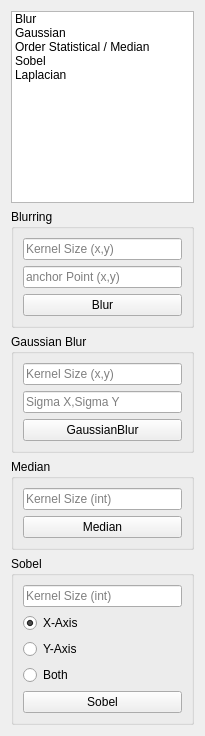
        <widget class="QWidget" name="scrollAreaWidgetContents_9">
         <property name="geometry">
          <rect>
           <x>0</x>
           <y>0</y>
           <width>205</width>
           <height>700</height>
          </rect>
         </property>
         <layout class="QVBoxLayout" name="verticalLayout_8">
          <item>
           <widget class="QListWidget" name="listWidget">
            <property name="sizePolicy">
             <sizepolicy hsizetype="Expanding" vsizetype="Minimum">
              <horstretch>0</horstretch>
              <verstretch>0</verstretch>
             </sizepolicy>
            </property>
            <property name="editTriggers">
             <set>QAbstractItemView::CurrentChanged|QAbstractItemView::DoubleClicked|QAbstractItemView::EditKeyPressed</set>
            </property>
            <property name="resizeMode">
             <enum>QListView::Fixed</enum>
            </property>
            <property name="layoutMode">
             <enum>QListView::SinglePass</enum>
            </property>
            <property name="viewMode">
             <enum>QListView::ListMode</enum>
            </property>
            <property name="uniformItemSizes">
             <bool>false</bool>
            </property>
            <property name="batchSize">
             <number>1</number>
            </property>
            <property name="wordWrap">
             <bool>false</bool>
            </property>
            <property name="selectionRectVisible">
             <bool>true</bool>
            </property>
            <item>
             <property name="text">
              <string>Blur</string>
             </property>
            </item>
            <item>
             <property name="text">
              <string>Gaussian</string>
             </property>
            </item>
            <item>
             <property name="text">
              <string>Order Statistical / Median</string>
             </property>
            </item>
            <item>
             <property name="text">
              <string>Sobel</string>
             </property>
            </item>
            <item>
             <property name="text">
              <string>Laplacian</string>
             </property>
            </item>
           </widget>
          </item>
          <item>
           <widget class="QGroupBox" name="groupBox_blur">
            <property name="enabled">
             <bool>true</bool>
            </property>
            <property name="sizePolicy">
             <sizepolicy hsizetype="Preferred" vsizetype="Fixed">
              <horstretch>0</horstretch>
              <verstretch>0</verstretch>
             </sizepolicy>
            </property>
            <property name="whatsThis">
             <string/>
            </property>
            <property name="title">
             <string>Blurring</string>
            </property>
            <layout class="QVBoxLayout" name="verticalLayout_6">
             <item>
              <widget class="QLineEdit" name="lineEdit_blurKsize">
               <property name="inputMask">
                <string/>
               </property>
               <property name="text">
                <string/>
               </property>
               <property name="placeholderText">
                <string>Kernel Size (x,y)</string>
               </property>
              </widget>
             </item>
             <item>
              <widget class="QLineEdit" name="lineEdit_blurAnchorPoint">
               <property name="placeholderText">
                <string>anchor Point (x,y)</string>
               </property>
              </widget>
             </item>
             <item>
              <widget class="QPushButton" name="pushButton_blur">
               <property name="text">
                <string>Blur</string>
               </property>
              </widget>
             </item>
            </layout>
           </widget>
          </item>
          <item>
           <widget class="QGroupBox" name="groupBox_GaussianBlur">
            <property name="sizePolicy">
             <sizepolicy hsizetype="Preferred" vsizetype="Fixed">
              <horstretch>0</horstretch>
              <verstretch>0</verstretch>
             </sizepolicy>
            </property>
            <property name="title">
             <string>Gaussian Blur</string>
            </property>
            <layout class="QVBoxLayout" name="verticalLayout_9">
             <item>
              <widget class="QLineEdit" name="lineEdit_gaussianBlurKsize">
               <property name="inputMask">
                <string/>
               </property>
               <property name="text">
                <string/>
               </property>
               <property name="placeholderText">
                <string>Kernel Size (x,y)</string>
               </property>
              </widget>
             </item>
             <item>
              <widget class="QLineEdit" name="lineEdit_gaussianBlurSigma">
               <property name="placeholderText">
                <string>Sigma X,Sigma Y</string>
               </property>
              </widget>
             </item>
             <item>
              <widget class="QPushButton" name="pushButton_gaussianBlur">
               <property name="text">
                <string>GaussianBlur</string>
               </property>
              </widget>
             </item>
            </layout>
           </widget>
          </item>
          <item>
           <widget class="QGroupBox" name="groupBox_median">
            <property name="sizePolicy">
             <sizepolicy hsizetype="Preferred" vsizetype="Fixed">
              <horstretch>0</horstretch>
              <verstretch>0</verstretch>
             </sizepolicy>
            </property>
            <property name="title">
             <string>Median</string>
            </property>
            <layout class="QGridLayout" name="gridLayout_11">
             <item row="0" column="0">
              <widget class="QLineEdit" name="lineEdit_medianKsize">
               <property name="placeholderText">
                <string>Kernel Size (int)</string>
               </property>
              </widget>
             </item>
             <item row="1" column="0">
              <widget class="QPushButton" name="pushButton_median">
               <property name="text">
                <string>Median</string>
               </property>
              </widget>
             </item>
            </layout>
           </widget>
          </item>
          <item>
           <widget class="QGroupBox" name="groupBox_sobel">
            <property name="sizePolicy">
             <sizepolicy hsizetype="Preferred" vsizetype="Fixed">
              <horstretch>0</horstretch>
              <verstretch>0</verstretch>
             </sizepolicy>
            </property>
            <property name="title">
             <string>Sobel</string>
            </property>
            <layout class="QVBoxLayout" name="verticalLayout_4">
             <item>
              <widget class="QLineEdit" name="lineEdit_sobelKsize">
               <property name="placeholderText">
                <string>Kernel Size (int)</string>
               </property>
              </widget>
             </item>
             <item>
              <layout class="QVBoxLayout" name="verticalLayout_11">
               <item>
                <widget class="QRadioButton" name="radioButton_SobelXaxis">
                 <property name="text">
                  <string>X-Axis</string>
                 </property>
                 <property name="checked">
                  <bool>true</bool>
                 </property>
                 <attribute name="buttonGroup">
                  <string notr="true">buttonGroup_Sobel</string>
                 </attribute>
                </widget>
               </item>
               <item>
                <widget class="QRadioButton" name="radioButton_SobeLYaxis">
                 <property name="text">
                  <string>Y-Axis</string>
                 </property>
                 <property name="checked">
                  <bool>false</bool>
                 </property>
                 <attribute name="buttonGroup">
                  <string notr="true">buttonGroup_Sobel</string>
                 </attribute>
                </widget>
               </item>
               <item>
                <widget class="QRadioButton" name="radioButton_SobelBaxis">
                 <property name="text">
                  <string>Both</string>
                 </property>
                 <attribute name="buttonGroup">
                  <string notr="true">buttonGroup_Sobel</string>
                 </attribute>
                </widget>
               </item>
              </layout>
             </item>
             <item>
              <widget class="QPushButton" name="PushBustton_Sobel">
               <property name="text">
                <string>Sobel</string>
               </property>
              </widget>
             </item>
            </layout>
           </widget>
          </item>
         </layout>
        </widget>
